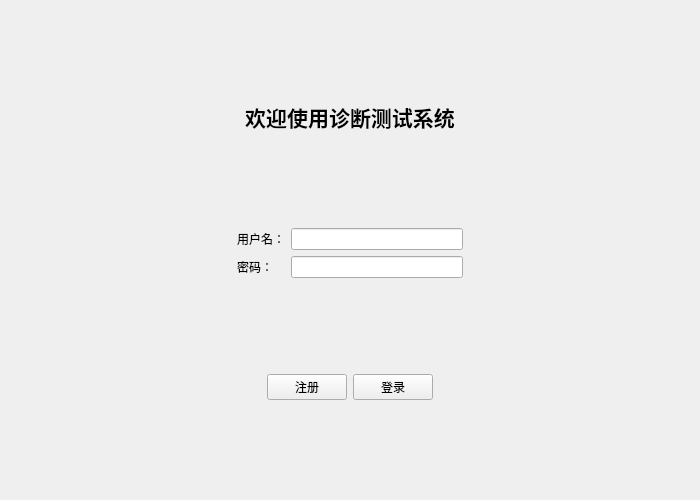
<?xml version="1.0" encoding="UTF-8"?>
<ui version="4.0">
 <class>LoginView</class>
 <widget class="QWidget" name="LoginView">
  <property name="geometry">
   <rect>
    <x>0</x>
    <y>0</y>
    <width>700</width>
    <height>500</height>
   </rect>
  </property>
  <property name="minimumSize">
   <size>
    <width>700</width>
    <height>500</height>
   </size>
  </property>
  <property name="windowTitle">
   <string>登录</string>
  </property>
  <layout class="QVBoxLayout" name="verticalLayout_2">
   <item>
    <layout class="QVBoxLayout" name="verticalLayout">
     <item>
      <spacer name="verticalSpacer">
       <property name="orientation">
        <enum>Qt::Vertical</enum>
       </property>
       <property name="sizeHint" stdset="0">
        <size>
         <width>20</width>
         <height>40</height>
        </size>
       </property>
      </spacer>
     </item>
     <item>
      <widget class="QLabel" name="label">
       <property name="font">
        <font>
         <family>Arial Black</family>
         <pointsize>16</pointsize>
         <weight>75</weight>
         <bold>true</bold>
        </font>
       </property>
       <property name="text">
        <string>欢迎使用诊断测试系统</string>
       </property>
       <property name="alignment">
        <set>Qt::AlignCenter</set>
       </property>
      </widget>
     </item>
     <item>
      <spacer name="verticalSpacer_2">
       <property name="orientation">
        <enum>Qt::Vertical</enum>
       </property>
       <property name="sizeHint" stdset="0">
        <size>
         <width>20</width>
         <height>40</height>
        </size>
       </property>
      </spacer>
     </item>
     <item>
      <layout class="QHBoxLayout" name="horizontalLayout_2">
       <item>
        <spacer name="horizontalSpacer">
         <property name="orientation">
          <enum>Qt::Horizontal</enum>
         </property>
         <property name="sizeHint" stdset="0">
          <size>
           <width>40</width>
           <height>20</height>
          </size>
         </property>
        </spacer>
       </item>
       <item>
        <layout class="QFormLayout" name="formLayout">
         <item row="0" column="0">
          <widget class="QLabel" name="label_2">
           <property name="text">
            <string>用户名：</string>
           </property>
          </widget>
         </item>
         <item row="0" column="1">
          <widget class="QLineEdit" name="inputUserName"/>
         </item>
         <item row="1" column="0">
          <widget class="QLabel" name="label_3">
           <property name="text">
            <string>密码：</string>
           </property>
          </widget>
         </item>
         <item row="1" column="1">
          <widget class="QLineEdit" name="inputUserPassword"/>
         </item>
        </layout>
       </item>
       <item>
        <spacer name="horizontalSpacer_2">
         <property name="orientation">
          <enum>Qt::Horizontal</enum>
         </property>
         <property name="sizeHint" stdset="0">
          <size>
           <width>40</width>
           <height>20</height>
          </size>
         </property>
        </spacer>
       </item>
      </layout>
     </item>
     <item>
      <spacer name="verticalSpacer_4">
       <property name="orientation">
        <enum>Qt::Vertical</enum>
       </property>
       <property name="sizeHint" stdset="0">
        <size>
         <width>20</width>
         <height>40</height>
        </size>
       </property>
      </spacer>
     </item>
     <item>
      <layout class="QHBoxLayout" name="horizontalLayout_3">
       <item>
        <spacer name="horizontalSpacer_3">
         <property name="orientation">
          <enum>Qt::Horizontal</enum>
         </property>
         <property name="sizeHint" stdset="0">
          <size>
           <width>40</width>
           <height>20</height>
          </size>
         </property>
        </spacer>
       </item>
       <item>
        <layout class="QHBoxLayout" name="horizontalLayout">
         <item>
          <widget class="QPushButton" name="btSignUp">
           <property name="text">
            <string>注册</string>
           </property>
          </widget>
         </item>
         <item>
          <widget class="QPushButton" name="btSignIn">
           <property name="minimumSize">
            <size>
             <width>0</width>
             <height>0</height>
            </size>
           </property>
           <property name="text">
            <string>登录</string>
           </property>
          </widget>
         </item>
        </layout>
       </item>
       <item>
        <spacer name="horizontalSpacer_4">
         <property name="orientation">
          <enum>Qt::Horizontal</enum>
         </property>
         <property name="sizeHint" stdset="0">
          <size>
           <width>40</width>
           <height>20</height>
          </size>
         </property>
        </spacer>
       </item>
      </layout>
     </item>
     <item>
      <spacer name="verticalSpacer_3">
       <property name="orientation">
        <enum>Qt::Vertical</enum>
       </property>
       <property name="sizeHint" stdset="0">
        <size>
         <width>20</width>
         <height>40</height>
        </size>
       </property>
      </spacer>
     </item>
    </layout>
   </item>
  </layout>
 </widget>
 <resources/>
 <connections/>
</ui>
